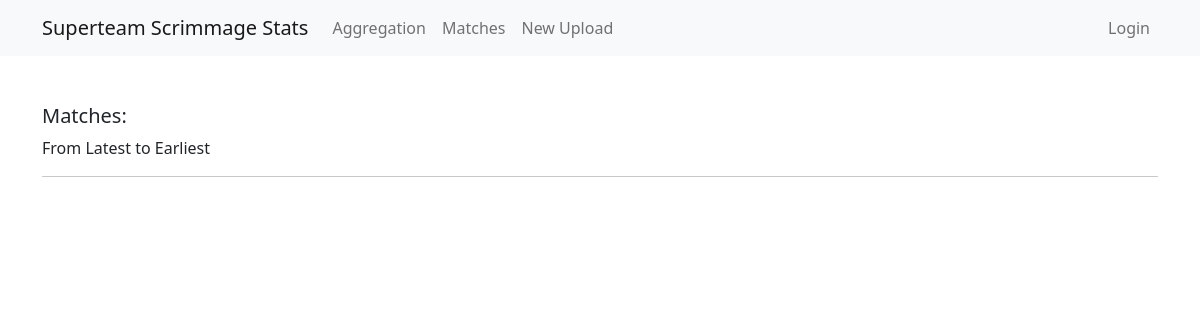
The app's page /matches, older data.
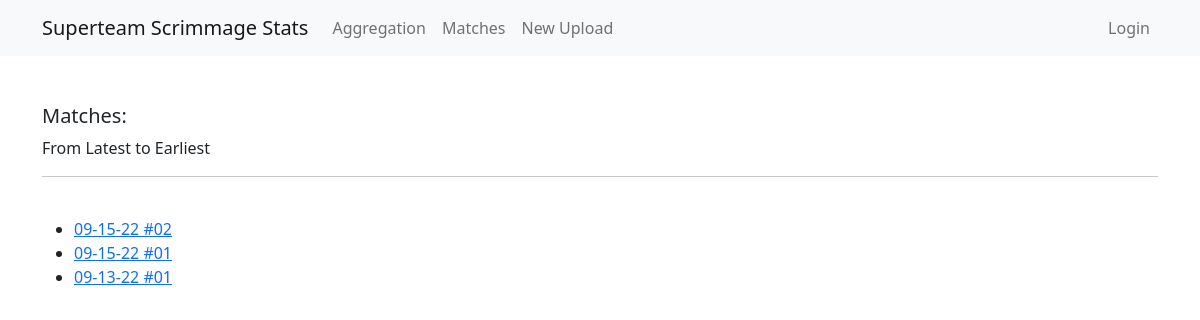
The same page, newer data.
### stats/models.py (models this page shows, shortened)
class Match(models.Model):
    date = models.DateTimeField()
    class Meta:
        ordering = ['-date']

### stats/views.py (the view)
# urls.py: path('matches', match_list, name='matches'),
def match_list(request):
    matches = Match.objects.all()
    return render(request, 'match_list.html', {'matches': matches})

### templates/match_list.html (shortened to what this page needs)
{% extends 'base.html' %}
{% block content %}
    <br><br>
    <h5>Matches:</h5>
    <p>From Latest to Earliest</p>
    <hr><br>
    <ul>
        {% for match in matches %}
            <li><a href="{% url 'match' match.pk %}">{{ match.date|date:'m-d-y #h' }}</a></li>
        {% endfor %}
    </ul>
    <br>
{% endblock %}

### templates/base.html (shortened to what this page needs)
<!doctype html>
<html lang="en">
  <head>
    <link href="https://cdn.jsdelivr.net/npm/bootstrap@5.2.2/dist/css/bootstrap.min.css" rel="stylesheet">
    {% load static %}
  </head>
  <body>
    <nav class="navbar navbar-expand-lg navbar-light bg-light">
      <div class="container">
        <a class="navbar-brand" href="{% url 'home' %}">Superteam Scrimmage Stats</a>
        <div class="collapse navbar-collapse" id="navbarSupportedContent">
            <ul class="navbar-nav mr-auto">
              <li class="nav-item active">
                <a class="nav-link" href="{% url 'aggregation' %}">Aggregation</a>
              </li>
            </ul>
            <ul class="navbar-nav mr-auto">
              <li class="nav-item active">
                <a class="nav-link" href="{% url 'matches' %}">Matches</a>
              </li>
            </ul>
            <ul class="navbar-nav mr-auto">
              <li class="nav-item active">
                <a class="nav-link" href="{% url 'upload' %}">New Upload</a>
              </li>
            </ul>
          </div>
          {% if user.is_authenticated %}
          <ul class="navbar-nav mr-auto">
            <li class="nav-item active">
              <a class="nav-link" href="{% url 'logout' %}">Logout<span class="sr-only"></span></a>
            </li>
          </ul>
          {% else %}
          <ul class="navbar-nav mr-auto">
            <li class="nav-item active">
              <a class="nav-link" href="{% url 'login' %}">Login</a>
            </li>
          </ul>
          {% endif %}
    </nav>
    <div class="container">
        {% block content %} {% endblock %}
    </div>
  </body>
</html>

Row changes from the older to the newer data that the page shows:
added Match: date "09-15-22 #02"
added Match: date "09-15-22 #01"
added Match: date "09-13-22 #01"
